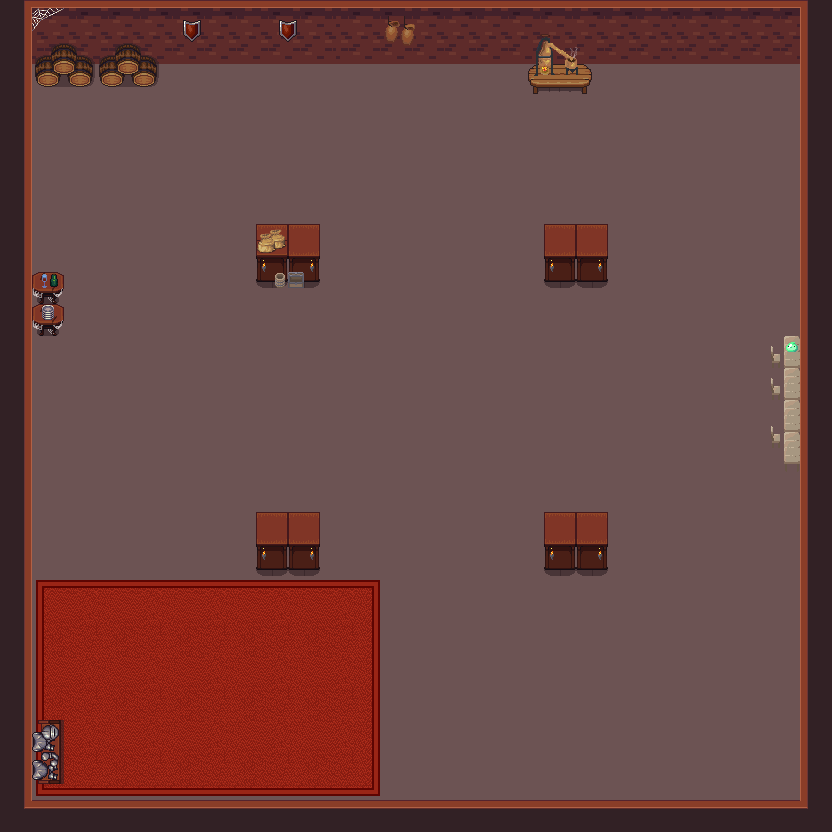

Rendered tile map (Tiled .tmx) drawn with the repository's tilesets; below, a short description and the map source with its tile grids summarised:
An orthogonal 52x52 tile map with 16x16 px tiles, 4 tile layers (Tile Layer 4, Tile Layer 1, collisionLayer, Tile Layer 4), 10 tilesets.

<map version="1.2" tiledversion="1.2.1" orientation="orthogonal" renderorder="right-down" width="52" height="52" tilewidth="16" tileheight="16" infinite="0" nextlayerid="6" nextobjectid="1">
 <tileset firstgid="1" source="floor_tileset.tsx" />
 <tileset firstgid="2049" source="dungeon10.tsx" />
 <tileset firstgid="2241" source="2dpixx_ccart_indoor_tiles.tsx" />
 <tileset firstgid="3249" source="interior.tsx" />
 <tileset firstgid="4273" source="dungeonex.tsx" />
 <tileset firstgid="4373" source="dungeon tileset calciumtrice2.tsx" />
 <tileset firstgid="5423" source="2dpixx_ccart_indoor_tiles2.tsx" />
 <tileset firstgid="9455" source="interior2.tsx" />
 <tileset firstgid="10479" source="floor_tileset2.tsx" />
 <tileset firstgid="12527" source="dungeon102.tsx" />
 <layer id="5" name="Tile Layer 4" width="52" height="52">
  <data>[2704 cells, 2701 non-empty, 1 distinct tile ids]</data>
 </layer>
 <layer id="1" name="Tile Layer 1" width="52" height="52">
  <data>[2704 cells, 308 non-empty, 24 distinct tile ids]</data>
 </layer>
 <layer id="2" name="collisionLayer" width="52" height="52">
  <properties>
   <property name="blocked" value="" />
  </properties>
  <data>[2704 cells, 615 non-empty, 71 distinct tile ids]</data>
 </layer>
 <layer id="4" name="Tile Layer 4" width="52" height="52">
  <data>[2704 cells, 55 non-empty, 36 distinct tile ids]</data>
 </layer>
</map>
